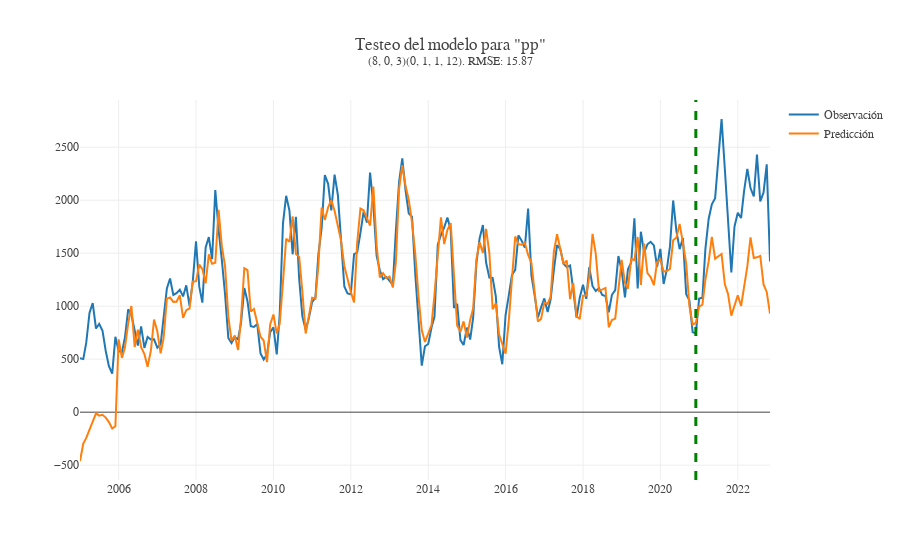

Source (notebook cell):
### Code cell
fitted = train_model_pp.fit(disp=False)
order_main = MODEL_ORDERS["pp"]["order"]
seasonal_order_main = MODEL_ORDERS["pp"]["seasonal_order"]
forecast_train = fitted.forecast(meses_testeo, exog = X_new_train)
forecast_train = pd.concat([fitted.fittedvalues, forecast_train])
obs_pred_df = pd.DataFrame({"observado":y_test,
                            "prediccion": forecast_train})
RMSE = round(math.sqrt(mean_squared_error(obs_pred_df["observado"], obs_pred_df["prediccion"])), 2)
plot_predicc_obs_exog = go.Figure()
plot_predicc_obs_exog.add_trace(go.Scatter(x=y_test.index.to_timestamp(), y = y_test, name = "Observación"))
plot_predicc_obs_exog.add_trace(go.Scatter(x=obs_pred_df.index.to_timestamp(), y = obs_pred_df["prediccion"], name = "Predicción"))
plot_predicc_obs_exog.add_vline(x = obs_pred_df.index[-meses_testeo].to_timestamp(), line_width=3, line_dash="dash", line_color="green")
plot_predicc_obs_exog.update_layout(template = None, title_text =f"Testeo del modelo para \"{'pp'}\"<br><sup>{order_main}{seasonal_order_main}. RMSE: {RMSE}",
font_family = "georgia")
plot_predicc_obs_exog.write_image("../output/testeo_exog_sarimax/testeo_endog_sarimax_pp.pdf")
plot_predicc_obs_exog.show()

### Figure 1 — Plotly figure (JSON) as saved in the notebook; plotly's stock layout.template omitted (floating-point values rounded to 4 significant figures; data arrays with more than 128 entries replaced by an {"elided": "..."} marker saying what was removed)
{"data": [{"name": "Observación", "type": "scatter", "x": {"elided": "215 str values"}, "y": {"elided": "215 float values"}}, {"name": "Predicción", "type": "scatter", "x": {"elided": "215 str values"}, "y": {"elided": "215 float values"}}], "layout": {"font": {"family": "georgia"}, "shapes": [{"line": {"color": "green", "dash": "dash", "width": 3}, "type": "line", "x0": "2020-12-01T00:00:00", "x1": "2020-12-01T00:00:00", "xref": "x", "y0": 0, "y1": 1, "yref": "y domain"}], "title": {"text": "Testeo del modelo para \"pp\"<br><sup>(8, 0, 3)(0, 1, 1, 12). RMSE: 15.87"}}}
